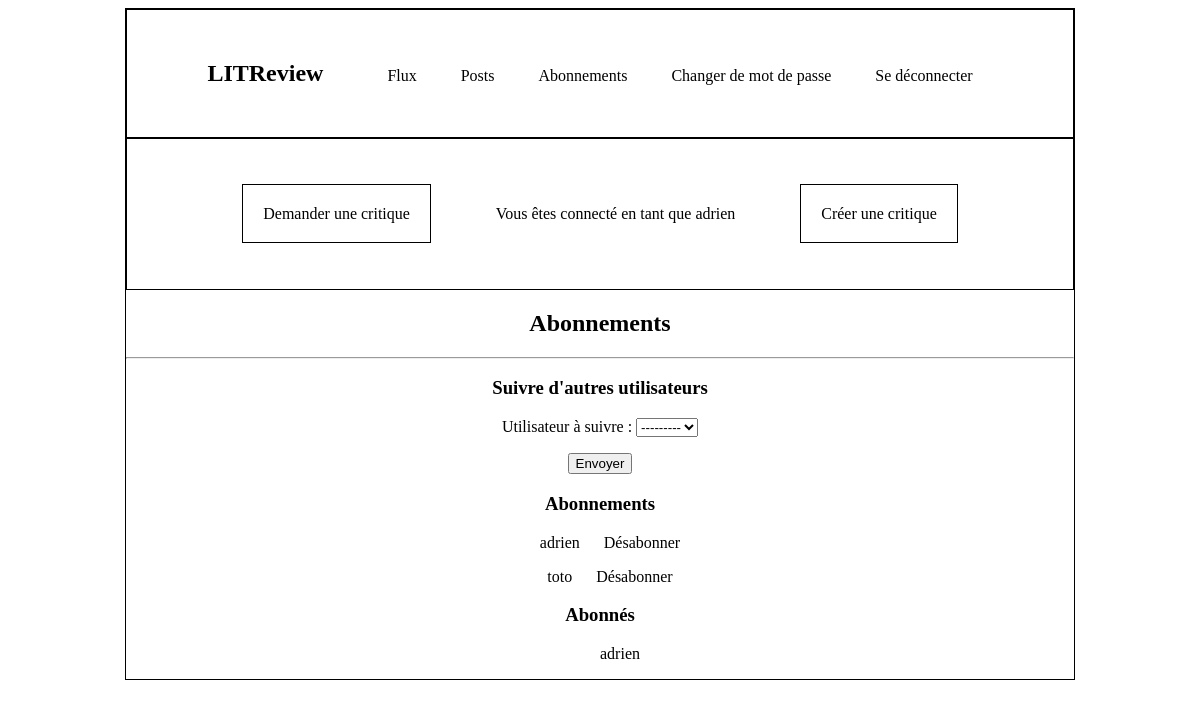
The app's page /subscription/ (signed in) with its own data.
### authentication/models.py (models this page shows)
class User(AbstractUser):
    SUBSCRIBER = "SUBSCRIBER"
    ROLE_CHOICES = ((SUBSCRIBER, "Abonné"),)
    role = models.CharField(max_length=30, choices=ROLE_CHOICES, verbose_name="Rôle")
    following_user = models.ManyToManyField(
        "self",
        symmetrical=False,
        verbose_name="suivre",
        blank=True,
        related_name="follows",
    )

class UserFollows(models.Model):
    user = models.ForeignKey(
        to=settings.AUTH_USER_MODEL,
        on_delete=models.CASCADE,
        related_name="following",
    )
    followed_user = models.ForeignKey(
        to=settings.AUTH_USER_MODEL,
        on_delete=models.CASCADE,
        related_name="followed_by",
    )
    def __str__(self):
        return self.user.username
    class Meta:
        unique_together = (
            "user",
            "followed_user",
        )

### authentication/views.py (the view, shortened to what this page needs)
# urls.py: path("subscription/", authentication.views.subscriptions, name="subscription"),
@login_required
def subscriptions(request):
    relation = models.UserFollows()
    user = models.User.objects.get(id=request.user.id)
    if models.UserFollows.objects.all():
        subscriber = models.UserFollows.objects.all()
    else:
        subscriber = "Pas d'abonnements"
    if models.UserFollows.objects.all():
        subscription = models.UserFollows.objects.all()[0].followed_user.username
    else:
        subscription = "Pas d'abonnés"
    form = forms.UserFollowsForm(instance=request.user)
    context = {
        "form": form,
        "subscriber": subscriber,
        "subscription": subscription,
    }
    return render(
        request,
        "authentication/subscription.html",
        context=context,
    )

### authentication/forms.py
class UserFollowsForm(forms.ModelForm):
    class Meta:
        model = UserFollows
        fields = ["user", "followed_user"]
        labels = {"followed_user": "Utilisateur à suivre :"}
        exclude = ["user"]

### authentication/templates/authentication/subscription.html (shortened to what this page needs)
{% extends 'base.html' %}
{% block content %}
<h2>Abonnements</h2>
<hr>
<h3>Suivre d'autres utilisateurs</h3>
<form method="post">
    {{ form.as_p }}
    <button type="submit">Envoyer</button>
</form>
<h3>Abonnements</h3>
{% for sub in subscriber %}
<ul>
    <li>{{ sub }} <a href="{% url 'subscription' %}">Désabonner</a></li>
</ul>
{% endfor %}
<h3>Abonnés</h3>
<ul>
    <li>{{ subscription }}</li>
</ul>
{% endblock content %}

### templates/base.html (shortened to what this page needs)
{% load static %}
<html>
<head>
    <link rel="stylesheet" href="{% static 'styles.css' %}">
    <link rel="stylesheet" href="https://cdnjs.cloudflare.com/ajax/libs/font-awesome/4.7.0/css/font-awesome.min.css">
</head>
<body>
    {% if user.is_authenticated %}
    <div class="global">
        <nav>
            <h1 class="navigation_left">LITReview</h1>
            <ul class=navigation_right>
                <li class="navigation"><a href="{% url 'home' %}">Flux</a></li>
                <li class="navigation"><a href="{% url 'post' %}">Posts</a></li>
                <li class="navigation"><a href="{% url 'subscription' %}">Abonnements</a></li>
                <li class="navigation"><a href="{% url 'password_change' %}">Changer de mot de passe</a></li>
                <li class="navigation"><a href="{% url 'logout' %}">Se déconnecter</a></li>
            </ul>
        </nav>
        <div class="container">
            <p class="creation"><a href="{% url 'create_ticket' %}">Demander une critique</a></p>
            <p>Vous êtes connecté en tant que {{ user.username }}</p>
            <p class="creation"><a href="{% url 'create_review' %}">Créer une critique</a></p>
        </div>
        {% endif %}
        {% block content %}{% endblock content %}
    </div>
</body>
</html>

### static/styles.css (style rules this page uses)
.global { max-width: 80%; text-align: center; border: 1px black solid; margin: auto; }
a { text-decoration: none; color: black; }
nav { border: 1px black solid; padding: 30px; }
ul { list-style-type: none; }
.navigation { display: inline-block; }
a { padding: 20px; }
.navigation_left { display: inline-block; }
.navigation_right { display: inline-block; }
.creation a { border: solid black 1px; display: auto; }
.container { display: flex; padding: 50px; border: solid black 1px; }
.creation { flex-grow: 1; }

### records on screen
User: username "adrien"
UserFollows: user.username "adrien"
UserFollows: user.username "toto"
